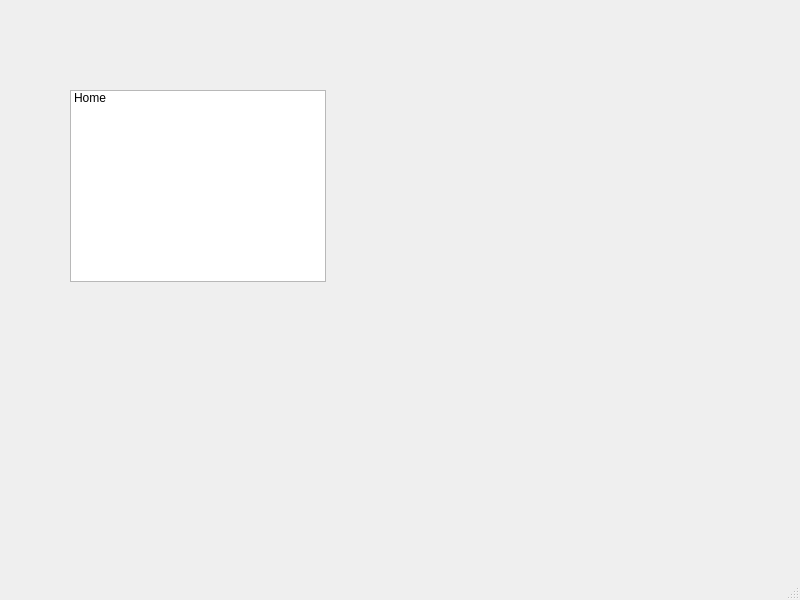
<?xml version="1.0" encoding="UTF-8"?>
<ui version="4.0">
 <class>Spotify</class>
 <widget class="QMainWindow" name="Spotify">
  <property name="geometry">
   <rect>
    <x>0</x>
    <y>0</y>
    <width>800</width>
    <height>600</height>
   </rect>
  </property>
  <property name="windowTitle">
   <string>Spotify</string>
  </property>
  <widget class="QWidget" name="centralwidget">
   <widget class="QListWidget" name="listWidget">
    <property name="geometry">
     <rect>
      <x>70</x>
      <y>90</y>
      <width>256</width>
      <height>192</height>
     </rect>
    </property>
    <item>
     <property name="text">
      <string>Home</string>
     </property>
    </item>
   </widget>
  </widget>
  <widget class="QMenuBar" name="menubar">
   <property name="geometry">
    <rect>
     <x>0</x>
     <y>0</y>
     <width>800</width>
     <height>25</height>
    </rect>
   </property>
  </widget>
  <widget class="QStatusBar" name="statusbar"/>
 </widget>
 <resources/>
 <connections/>
</ui>
